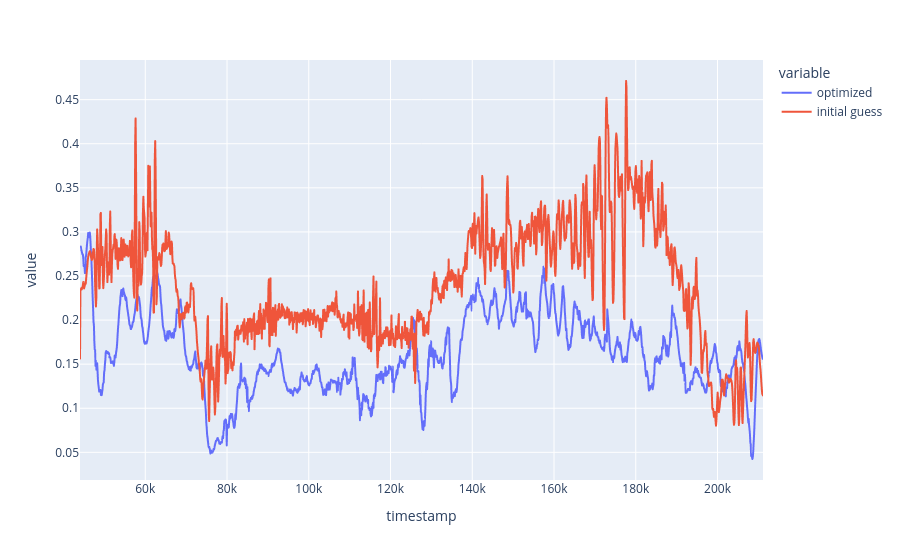

The code cell stored with this chart in its notebook:
### Code cell
pitchs = [result.atPose3(X(i)).rotation().compose(R_vi_est).pitch() for i in range(len(optimized_poses))]
init_pitchs = [rot.compose(R_vi_est).pitch() for rot in rot_init]
# px.line(pd.Series(yaws, index=fit_gps.index[:len(optimized_poses)]))
px.line(pd.DataFrame({'optimized': pitchs, 'initial guess': init_pitchs}, index=fit_gps.index[:len(optimized_poses)]))

### Figure 1 — Plotly figure (JSON) as saved in the notebook; plotly's stock layout.template omitted (floating-point values rounded to 4 significant figures; data arrays with more than 128 entries replaced by an {"elided": "..."} marker saying what was removed)
{"data": [{"hovertemplate": "variable=optimized<br>timestamp=%{x}<br>value=%{y}<extra></extra>", "legendgroup": "optimized", "line": {"color": "#636efa", "dash": "solid"}, "marker": {"symbol": "circle"}, "mode": "lines", "name": "optimized", "showlegend": true, "type": "scattergl", "x": {"elided": "1672 int values"}, "xaxis": "x", "y": {"elided": "1672 float values"}, "yaxis": "y"}, {"hovertemplate": "variable=initial guess<br>timestamp=%{x}<br>value=%{y}<extra></extra>", "legendgroup": "initial guess", "line": {"color": "#EF553B", "dash": "solid"}, "marker": {"symbol": "circle"}, "mode": "lines", "name": "initial guess", "showlegend": true, "type": "scattergl", "x": {"elided": "1672 int values"}, "xaxis": "x", "y": {"elided": "1672 float values"}, "yaxis": "y"}], "layout": {"legend": {"title": {"text": "variable"}, "tracegroupgap": 0}, "margin": {"t": 60}, "xaxis": {"anchor": "y", "domain": [0, 1], "title": {"text": "timestamp"}}, "yaxis": {"anchor": "x", "domain": [0, 1], "title": {"text": "value"}}}}
